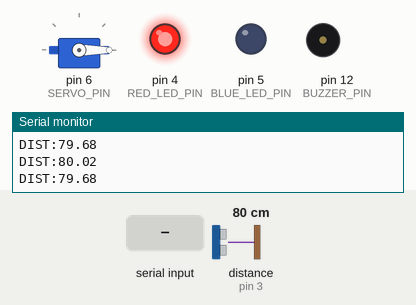
This sketch was run on a simulated Arduino Uno, built with avr-gcc and run on an emulated ATmega328P. Shown: servo, output pins drawn as LEDs (lit = HIGH), buzzer (waves = sounding), the last lines printed to the serial monitor. Wiring (inferred from the names in the program): ultrasonic range finder: trigger pin 2; echo pin 3. Dashed ring = blinking. Inputs (shaded band) come from the test bench; at power-on: distance to the obstacle (sensor on pin 3) 80 cm. The echo pulse lasts 58.3 µs per cm; pins used as bus, display or sensor lines are not drawn.

Above: at 3.2 s.
3.3 s: "2" received over Serial
At 4.35 s:
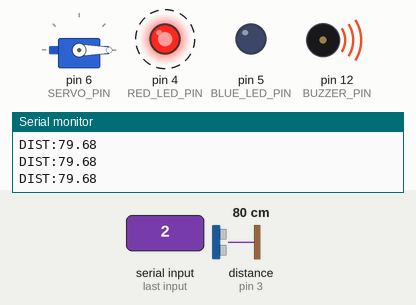
6.3 s: "1" received over Serial
At 8.5 s:
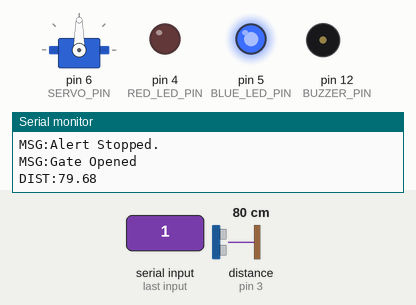
8.8 s: "3" received over Serial
At 9.02 s:
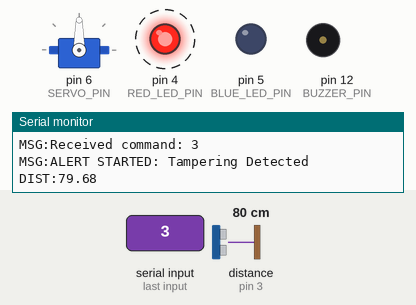
11.8 s: "0" received over Serial
At 12.6 s:
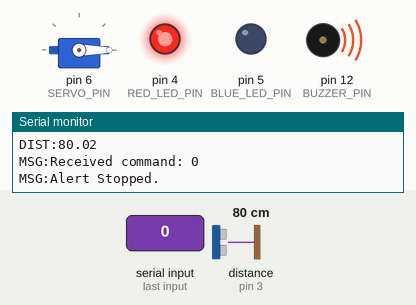
Timing chart, 0 to 14.8 s (numbered marks = the images above; inputs shaded):
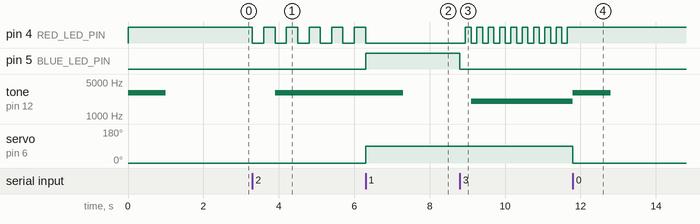

Measured:
- after the input at 3.3 s, pin 4 (RED_LED_PIN): alternates HIGH for 0.30 s and LOW for 0.30 s, starting at once; tone on pin 12 (BUZZER_PIN): silent → 3000 Hz after 0.60 s
- after the input at 6.3 s, pin 4 (RED_LED_PIN): goes on until 6.3 s, then stays LOW; pin 5 (BLUE_LED_PIN): LOW → HIGH at once; tone on pin 12 (BUZZER_PIN): 3000 Hz → silent after 1.0 s; servo on pin 6 (SERVO_PIN): 0° → 90° at once
- after the input at 8.8 s, pin 4 (RED_LED_PIN): alternates HIGH for 0.15 s and LOW for 0.15 s, starting after 0.15 s; pin 5 (BLUE_LED_PIN): HIGH → LOW at once; tone on pin 12 (BUZZER_PIN): silent → 2000 Hz after 0.31 s
- after the input at 11.8 s, pin 4 (RED_LED_PIN): stops changing and stays HIGH; tone on pin 12 (BUZZER_PIN): 2000 Hz → 3000 Hz at once, → silent 1.0 s later; servo on pin 6 (SERVO_PIN): 90° → 0° at once

The sketch:

gate_updated.ino
```cpp
#include <Servo.h>

// Pin Definitions
#define TRIGGER_PIN 2
#define ECHO_PIN 3
#define RED_LED_PIN 4
#define BLUE_LED_PIN 5
#define SERVO_PIN 6
#define BUZZER_PIN 12
#define GATE_CLOSED_POS 0
#define GATE_OPEN_POS 90

// Alert Types
enum AlertType
{
  NONE,
  PAYMENT_PENDING,
  TAMPERING
};

// Global Variables for Alerts
AlertType currentAlert = NONE;
unsigned long alertStartTime = 0;
unsigned long lastBlinkTime = 0;
unsigned long lastBeepTime = 0;

// Alert Timings
#define BLINK_INTERVAL_PAYMENT 300
#define BEEP_INTERVAL_PAYMENT 600
#define BEEP_DURATION_PAYMENT 150
#define BLINK_INTERVAL_TAMPER 150
#define BEEP_INTERVAL_TAMPER 300
#define BEEP_DURATION_TAMPER 100

// Distance Sensor Variables
unsigned long lastDistanceSendTime = 0;
#define DISTANCE_SEND_INTERVAL 200

Servo barrierServo;
bool isGateOpen = false;

// --- Function Prototypes ---
// Declare functions
void startAlert(AlertType type);
void stopAlertAction();
void openGateAction();
void closeGateAction();
void handleAlerts();
float getDistanceCm();
void sendDistanceData();
// --- End Function Prototypes ---

void setup()
{
  Serial.begin(9600);
  pinMode(TRIGGER_PIN, OUTPUT);
  pinMode(ECHO_PIN, INPUT);
  pinMode(RED_LED_PIN, OUTPUT);
  pinMode(BLUE_LED_PIN, OUTPUT);
  pinMode(BUZZER_PIN, OUTPUT);

  barrierServo.attach(SERVO_PIN);
  closeGateAction();             // Ensure gate is closed and lights are set correctly at startup
  digitalWrite(BUZZER_PIN, LOW); // Ensure buzzer is off at startup

  Serial.println("MSG:Gate Controller Ready.");
  Serial.println("MSG:Commands: '0'-Close, '1'-Open, '2'-PaymentAlert, '3'-TamperAlert, 'S'-StopAlert");
}

void loop()
{
  handleSerialCommands();
  handleAlerts();
  sendDistanceData();
}

void handleSerialCommands()
{
  if (Serial.available() > 0)
  {
    char cmd = Serial.read();
    Serial.print("MSG:Received command: ");
    Serial.println(cmd);

    switch (cmd)
    {
    case '0':
      stopAlertAction(); // Stop any ongoing alert
      closeGateAction();
      break;
    case '1':
      stopAlertAction(); // Stop any ongoing alert
      openGateAction();
      break;
    case '2':
      startAlert(PAYMENT_PENDING); // Call startAlert
      break;
    case '3':
      startAlert(TAMPERING); // Call startAlert
      break;
    case 'S':
      stopAlertAction();
      // Restore LED state based on gate position after stopping alert
      if (isGateOpen)
      {
        digitalWrite(BLUE_LED_PIN, HIGH);
        digitalWrite(RED_LED_PIN, LOW);
      }
      else
      {
        digitalWrite(RED_LED_PIN, HIGH);
        digitalWrite(BLUE_LED_PIN, LOW);
      }
      break;
    default:
      Serial.println("MSG:Unknown command.");
      break;
    }
  }
}

void openGateAction()
{
  barrierServo.write(GATE_OPEN_POS);
  isGateOpen = true;
  // Only change LEDs if no alert is active
  if (currentAlert == NONE)
  {
    digitalWrite(BLUE_LED_PIN, HIGH);
    digitalWrite(RED_LED_PIN, LOW);
    tone(BUZZER_PIN, 3000); // Try 3000 Hz
    delay(1000);
    noTone(BUZZER_PIN);
    delay(1000);
  }
  Serial.println("MSG:Gate Opened");
}

void closeGateAction()
{
  barrierServo.write(GATE_CLOSED_POS);
  isGateOpen = false;
  // Only change LEDs if no alert is active
  if (currentAlert == NONE)
  {
    digitalWrite(RED_LED_PIN, HIGH);
    digitalWrite(BLUE_LED_PIN, LOW);
    tone(BUZZER_PIN, 3000); // Try 3000 Hz
    delay(1000);
    noTone(BUZZER_PIN);
    delay(1000);
  }

  Serial.println("MSG:Gate Closed");
}

// Function to start an alert
void startAlert(AlertType type)
{
  // Ensure the buzzer is off before starting a new pattern
  digitalWrite(BUZZER_PIN, LOW);
  currentAlert = type;
  alertStartTime = millis();
  lastBlinkTime = millis();
  lastBeepTime = millis();

  // Turn off default LEDs and let handleAlerts control them for the alert
  digitalWrite(RED_LED_PIN, LOW);
  digitalWrite(BLUE_LED_PIN, LOW);

  Serial.print("MSG:ALERT STARTED: ");
  if (type == PAYMENT_PENDING)
    Serial.println("Payment Pending");
  if (type == TAMPERING)
    Serial.println("Tampering Detected");
}

void stopAlertAction()
{
  if (currentAlert != NONE)
  {
    currentAlert = NONE;
    digitalWrite(BUZZER_PIN, LOW); // Ensure buzzer is off
    // Re-apply correct LED state based on gate position
    if (isGateOpen)
    {
      digitalWrite(BLUE_LED_PIN, HIGH);
      digitalWrite(RED_LED_PIN, LOW);
    }
    else
    {
      digitalWrite(RED_LED_PIN, HIGH);
      digitalWrite(BLUE_LED_PIN, LOW);
    }
    Serial.println("MSG:Alert Stopped.");
  }
}

void handleAlerts()
{
  if (currentAlert == NONE)
    return; // No active alert, do nothing

  unsigned long currentTime = millis();

  // Handle LED blinking and buzzer for PAYMENT_PENDING alert
  if (currentAlert == PAYMENT_PENDING)
  {
    // LED blinking
    if (currentTime - lastBlinkTime >= BLINK_INTERVAL_PAYMENT)
    {
      lastBlinkTime = currentTime;
      digitalWrite(RED_LED_PIN, !digitalRead(RED_LED_PIN)); // Toggle red LED
      digitalWrite(BLUE_LED_PIN, LOW);                      // Ensure blue LED is off during this alert
    }

    // Buzzer beeping pattern
    if (currentTime - lastBeepTime >= BEEP_INTERVAL_PAYMENT)
    {
      lastBeepTime = currentTime;
      tone(BUZZER_PIN, 3000); // Play a tone (e.g., 1000 Hz)
      // The `if (digitalRead(BUZZER_PIN) == HIGH && ...)` block below will turn it off after BEEP_DURATION_PAYMENT
    }
    // Turn off buzzer after duration
    if (digitalRead(BUZZER_PIN) == HIGH && (currentTime - lastBeepTime >= BEEP_DURATION_PAYMENT))
    {
      noTone(BUZZER_PIN); // Stop the tone
    }
  }
  // Handle LED blinking and buzzer for TAMPERING alert
  else if (currentAlert == TAMPERING)
  {
    // LED blinking
    if (currentTime - lastBlinkTime >= BLINK_INTERVAL_TAMPER)
    {
      lastBlinkTime = currentTime;
      digitalWrite(RED_LED_PIN, !digitalRead(RED_LED_PIN)); // Toggle red LED
      digitalWrite(BLUE_LED_PIN, LOW);                      // Ensure blue LED is off during this alert
    }

    // Buzzer beeping pattern
    if (currentTime - lastBeepTime >= BEEP_INTERVAL_TAMPER)
    {
      lastBeepTime = currentTime;
      tone(BUZZER_PIN, 2000); // Play a different tone (e.g., 2000 Hz for warning)
    }
    // Turn off buzzer after duration
    if (digitalRead(BUZZER_PIN) == HIGH && (currentTime - lastBeepTime >= BEEP_DURATION_TAMPER))
    {
      noTone(BUZZER_PIN); // Stop the tone
    }
  }
}

float getDistanceCm()
{
  digitalWrite(TRIGGER_PIN, LOW);
  delayMicroseconds(2);
  digitalWrite(TRIGGER_PIN, HIGH);
  delayMicroseconds(10);
  digitalWrite(TRIGGER_PIN, LOW);

  // Added a timeout to pulseIn to prevent indefinite blocking if no echo is received
  long duration = pulseIn(ECHO_PIN, HIGH, 25000); // 25000 microseconds = 25ms timeout (approx 4.3 meters)

  if (duration == 0)
  {
    return 999.99; // Return a value indicating out of range or no detection
  }
  float distance_cm = (duration * 0.0343) / 2.0;
  return distance_cm;
}

void sendDistanceData()
{
  if (millis() - lastDistanceSendTime >= DISTANCE_SEND_INTERVAL)
  {
    lastDistanceSendTime = millis();
    float distance = getDistanceCm();
    Serial.print("DIST:");
    Serial.println(distance, 2); // Print distance with 2 decimal places
  }
}
```
